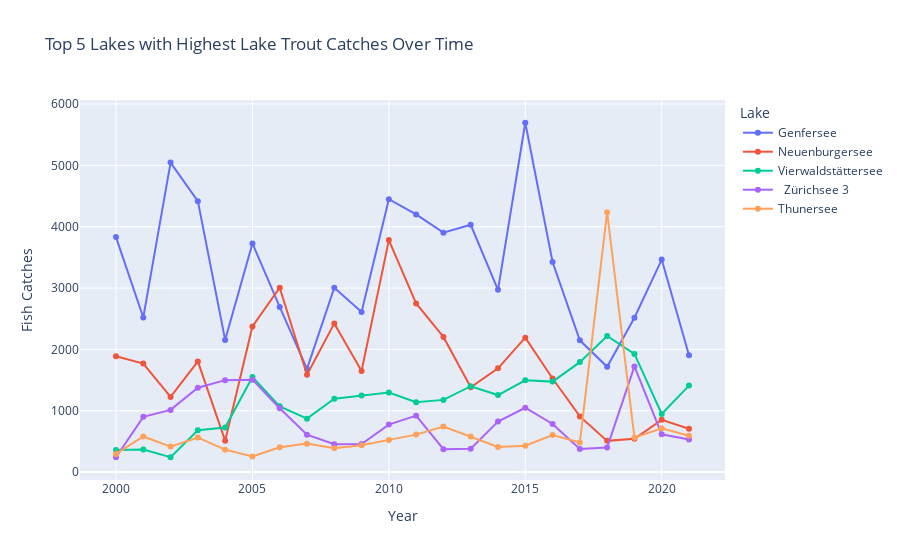

Write notebook code for a chart like this one.
### Code cell
# PLOT
fig = px.line(df_melted, x="Year", y="Fish Catches", color="Lake",
              title="Top 5 Lakes with Highest Lake Trout Catches Over Time",
              labels={"Year": "Year", "Lake Trout Catches": "Fish Catches (Count)", "Lake": "Lake"},
              markers=True)

fig.show()

### Figure 1 — Plotly figure (JSON) as saved in the notebook; plotly's stock layout.template omitted (floating-point values rounded to 4 significant figures)
{"data": [{"hovertemplate": "Lake=Genfersee<br>Year=%{x}<br>Fish Catches=%{y}<extra></extra>", "legendgroup": "Genfersee", "line": {"color": "#636efa", "dash": "solid"}, "marker": {"symbol": "circle"}, "mode": "lines+markers", "name": "Genfersee", "orientation": "v", "showlegend": true, "type": "scatter", "x": [2000, 2001, 2002, 2003, 2004, 2005, 2006, 2007, 2008, 2009, 2010, 2011, 2012, 2013, 2014, 2015, 2016, 2017, 2018, 2019, 2020, 2021], "xaxis": "x", "y": [3831, 2521, 5046, 4417, 2155, 3727, 2692, 1682, 3006, 2611, 4449, 4200, 3903, 4031, 2971, 5695, 3425, 2148, 1716, 2517, 3464.0, 1904], "yaxis": "y"}, {"hovertemplate": "Lake=Neuenburgersee<br>Year=%{x}<br>Fish Catches=%{y}<extra></extra>", "legendgroup": "Neuenburgersee", "line": {"color": "#EF553B", "dash": "solid"}, "marker": {"symbol": "circle"}, "mode": "lines+markers", "name": "Neuenburgersee", "orientation": "v", "showlegend": true, "type": "scatter", "x": [2000, 2001, 2002, 2003, 2004, 2005, 2006, 2007, 2008, 2009, 2010, 2011, 2012, 2013, 2014, 2015, 2016, 2017, 2018, 2019, 2020, 2021], "xaxis": "x", "y": [1889, 1770, 1225, 1804, 512, 2375, 3006, 1587, 2424, 1649, 3782, 2749, 2204, 1382, 1691, 2191, 1526, 908, 509, 543, 852, 707], "yaxis": "y"}, {"hovertemplate": "Lake=Vierwaldstättersee<br>Year=%{x}<br>Fish Catches=%{y}<extra></extra>", "legendgroup": "Vierwaldstättersee", "line": {"color": "#00cc96", "dash": "solid"}, "marker": {"symbol": "circle"}, "mode": "lines+markers", "name": "Vierwaldstättersee", "orientation": "v", "showlegend": true, "type": "scatter", "x": [2000, 2001, 2002, 2003, 2004, 2005, 2006, 2007, 2008, 2009, 2010, 2011, 2012, 2013, 2014, 2015, 2016, 2017, 2018, 2019, 2020, 2021], "xaxis": "x", "y": [360, 368, 244, 683, 726, 1550, 1072, 871, 1195, 1247, 1297, 1139, 1177, 1400, 1256, 1497, 1475, 1793, 2219, 1926, 948, 1410], "yaxis": "y"}, {"hovertemplate": "Lake=  Zürichsee 3<br>Year=%{x}<br>Fish Catches=%{y}<extra></extra>", "legendgroup": "  Zürichsee 3", "line": {"color": "#ab63fa", "dash": "solid"}, "marker": {"symbol": "circle"}, "mode": "lines+markers", "name": "  Zürichsee 3", "orientation": "v", "showlegend": true, "type": "scatter", "x": [2000, 2001, 2002, 2003, 2004, 2005, 2006, 2007, 2008, 2009, 2010, 2011, 2012, 2013, 2014, 2015, 2016, 2017, 2018, 2019, 2020, 2021], "xaxis": "x", "y": [242, 901, 1014, 1376, 1499, 1507, 1040, 610, 454, 458, 774, 920, 374, 380, 824.1, 1049, 785, 377, 401.4, 1723, 617, 533], "yaxis": "y"}, {"hovertemplate": "Lake=Thunersee<br>Year=%{x}<br>Fish Catches=%{y}<extra></extra>", "legendgroup": "Thunersee", "line": {"color": "#FFA15A", "dash": "solid"}, "marker": {"symbol": "circle"}, "mode": "lines+markers", "name": "Thunersee", "orientation": "v", "showlegend": true, "type": "scatter", "x": [2000, 2001, 2002, 2003, 2004, 2005, 2006, 2007, 2008, 2009, 2010, 2011, 2012, 2013, 2014, 2015, 2016, 2017, 2018, 2019, 2020, 2021], "xaxis": "x", "y": [296, 581, 416, 563, 366, 254, 405, 464, 388, 438, 525, 611, 743, 581, 411, 429, 604, 484, 4236.0, 560, 713.7, 593], "yaxis": "y"}], "layout": {"legend": {"title": {"text": "Lake"}, "tracegroupgap": 0}, "title": {"text": "Top 5 Lakes with Highest Lake Trout Catches Over Time"}, "xaxis": {"anchor": "y", "domain": [0, 1], "title": {"text": "Year"}}, "yaxis": {"anchor": "x", "domain": [0, 1], "title": {"text": "Fish Catches"}}}}
